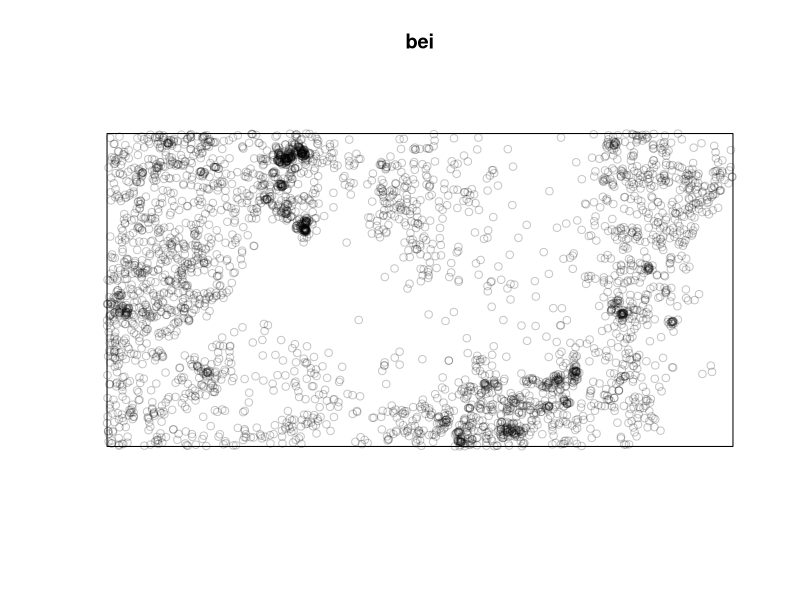
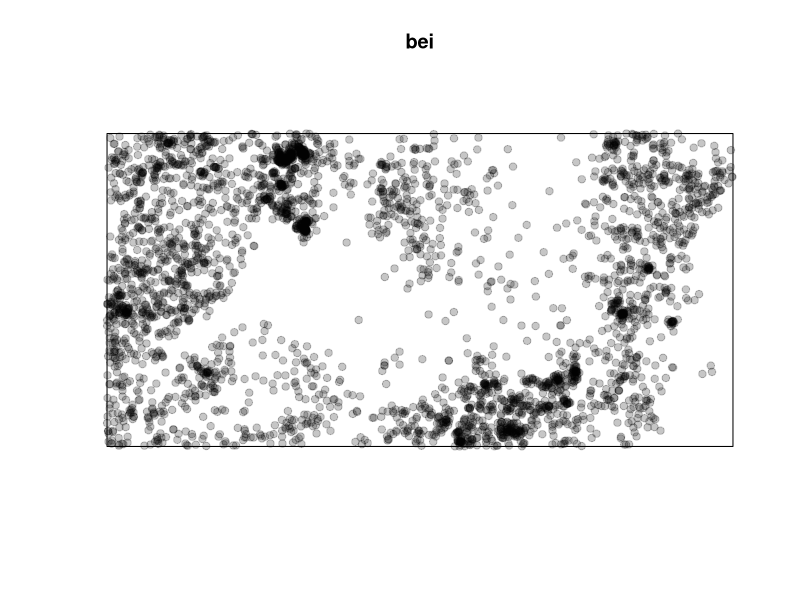
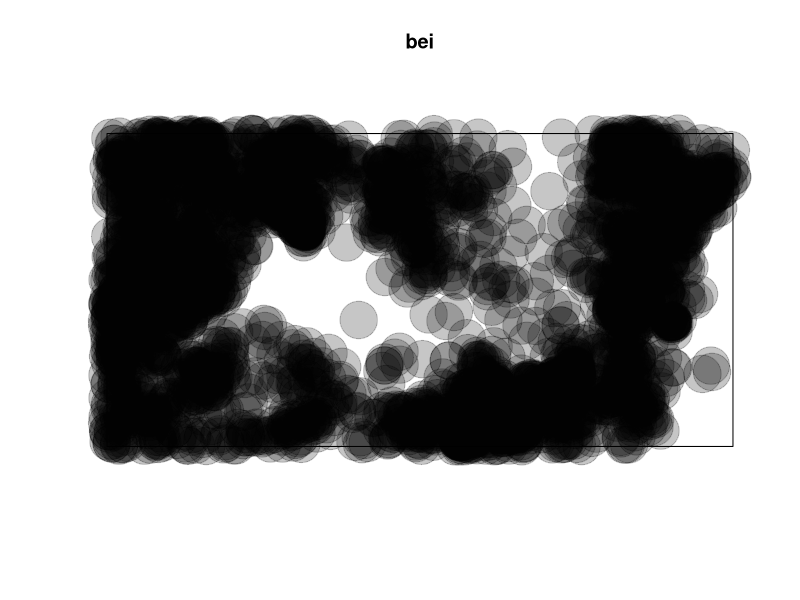
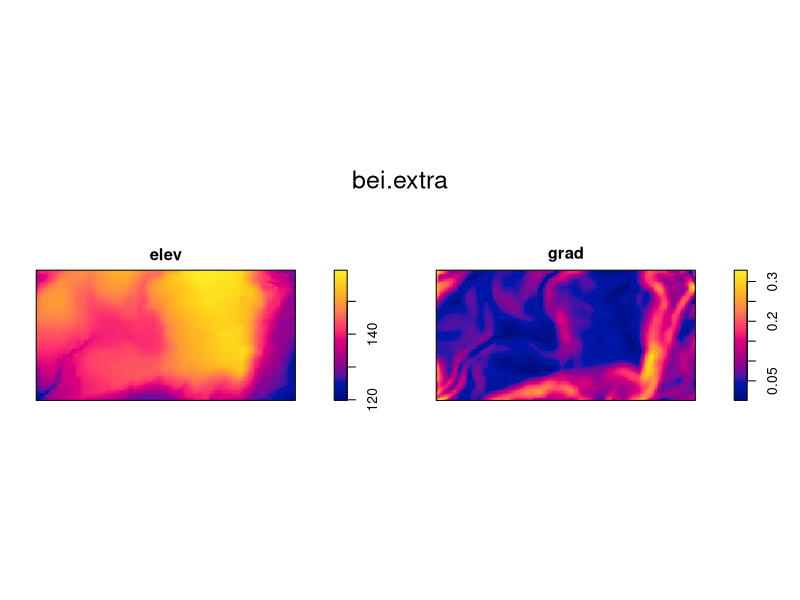
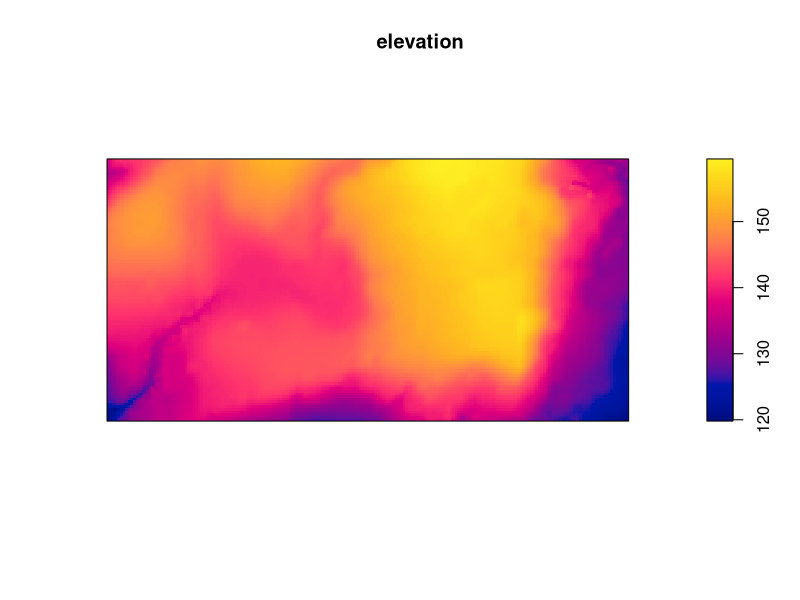
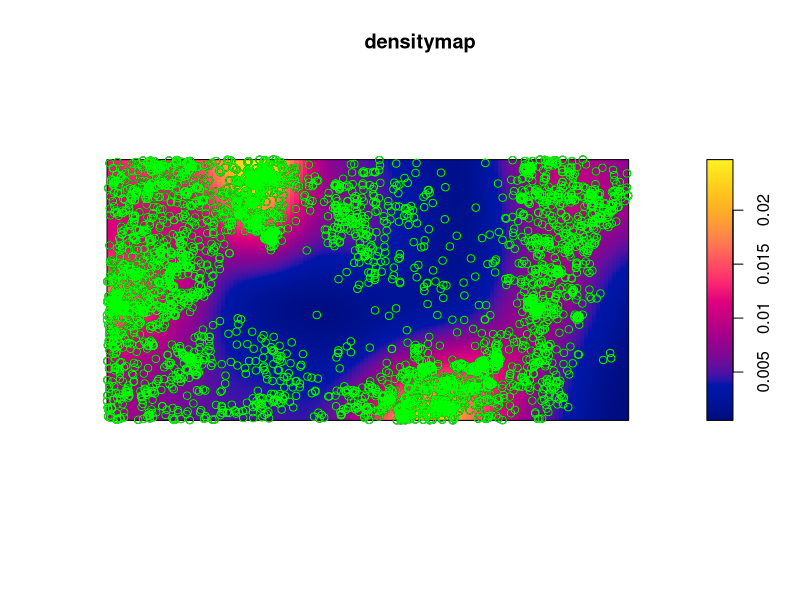
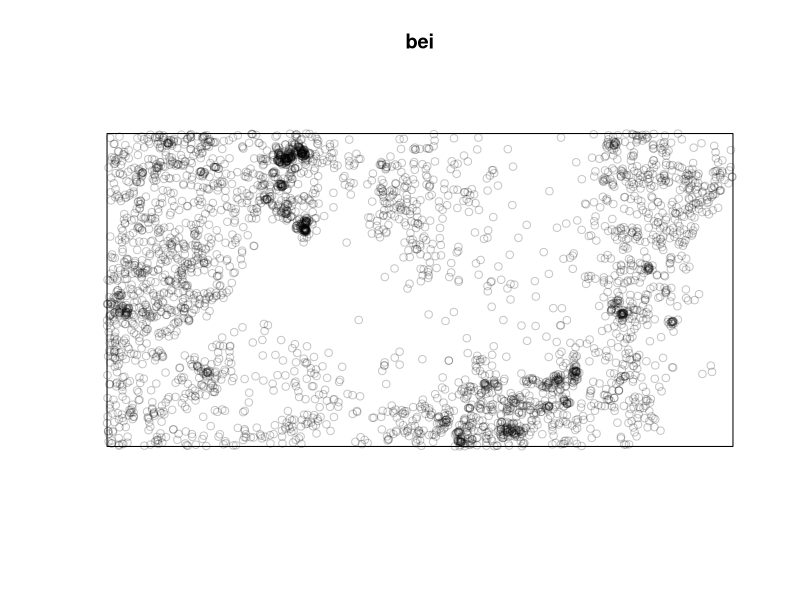
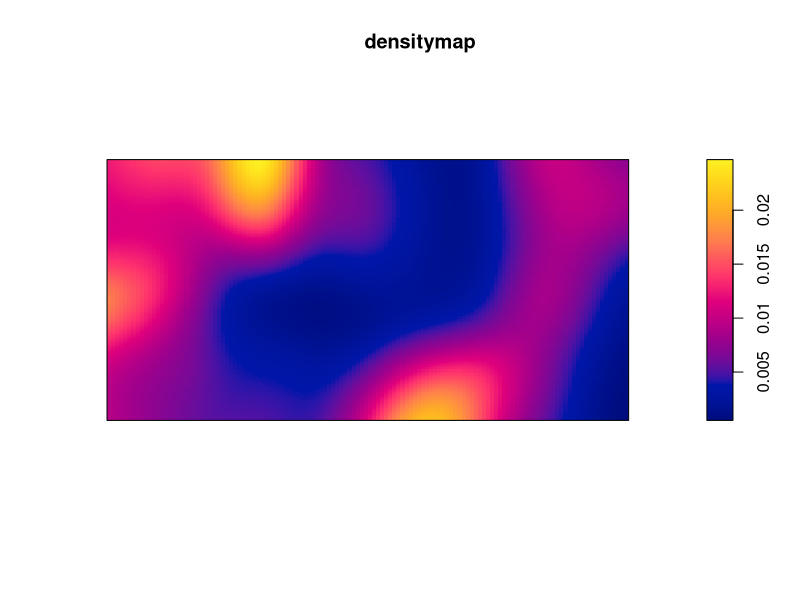

Write R code to recreate these figures, in order. (Note: this script raises an error after producing the figures.)
#how to calculate the density of individuals in a population

#installing the spatstat package
install.packages("spatstat")

#recalling the package
library(spatstat)

# let's use the bei data:
# data description:
# https://CRAN.R-project.org/package=spatstat  #non ho capito come si trova bei

#dataset
bei 


plot(bei)

plot(bei, pch=19)

plot(bei, pch=19, cex=5)

bei.extra
plot(bei.extra)

#extracting data
elevation <- bei.extra$elev
plot(elevation)

elevation <- bei.extra[[1]] #same extraction thing but without using the dollar 

#density map starting from individual points
densitymap <- density(bei)
densitymap   #i can just write this because i have already assign

plot(densitymap)  
points(bei)
points(bei, col="green")


plot(bei)
densitymap <- density(bei)
plot(densitymap)
plot(bei)
plot(densitymap)
plot(bei)  #non ho capito cosa sta succedendo 15 mins into the recording

plot(densitymap)
points(bei, col=green, cex=.5) #per cambiare dimensione e colore 

elev <- bei.extrs [[1]] #posso anche scrivere elev<-bei.extra$elev ma almeno così non devo ricordarmi il nome ma boh non funziona

#passing to points to a counting surface
#par function r to build multifraim to maps one besides the other 
par(mfrow=c(1,2))  #mf = multiframe, row = how many rows, ne ho due perchè elevation e density li devo mettere sulla stessa fila. I have now, and 2 for the 2 colors. i can use C for concatenate the elemenents
#devo scrivere questo codice e poi i due plot sotto
plot(elev)
plot(densitymap)

#esercizio, make a multiframe with maps one non top of the other 
par(mfrow=c(2,1))
plot(elev)
plot(densitymap)

dev.off() #one frined to clear graphs

#canging colors to maps  #http://www.stat.columbia.edu/~tzheng/files/Rcolor.pdf
cl <- colorRampPalette(c("black", "blue", "red")) (3) #esempio metto tre colori, " per i colori. tutti concatenati in c 
plot(densitymap, col=cl)   

cl <- colorRampPalette(c("black", "blue", "red")) (100) #per renderlo più smooth
plot(densitymap, col=cl)   #non ho capito perchè questo va specificato

#ESERCIZIO cambia color palette
cl <- colorRampPalette(c("palegreen1", "darkorchid4", "darkorchid3")) (100) 
plot(densitymap, col=cl) 

#ESERCIZIO build a multiframe and plot the densitymap with two different color ramp palette next to each other 

par(mfrow=c(2,1)) #for the multiframe 
cl <- colorRampPalette(c("darkseagreen1", "bisque4", "darkorchid4")) (100) #for the colors


par(mfrow=c(1,2)) #1 row and 2 colors
cl <- colorRampPalette(c("darkseagreen1", "bisque4", "darkorchid4")) (100)
plot(densitymap, col=cl) 
clg <- colorRampPalette(c("coral4", "cornflowerblue", "cornsilk2")) (100)
plot(densitymap, col=clg) 

dev.off()  


#i needed all of this to use packages outside R, using vector files and then coordinating them 
